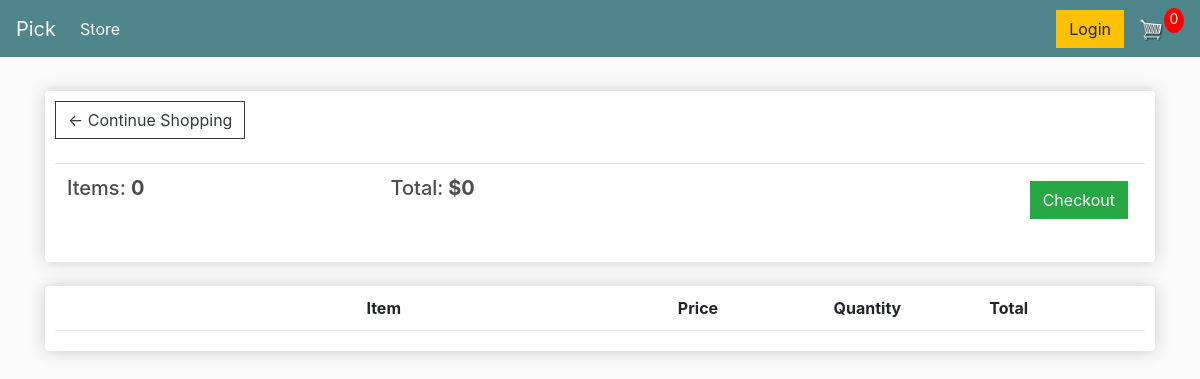
The page /cart/ (signed in) on the database as committed earlier.
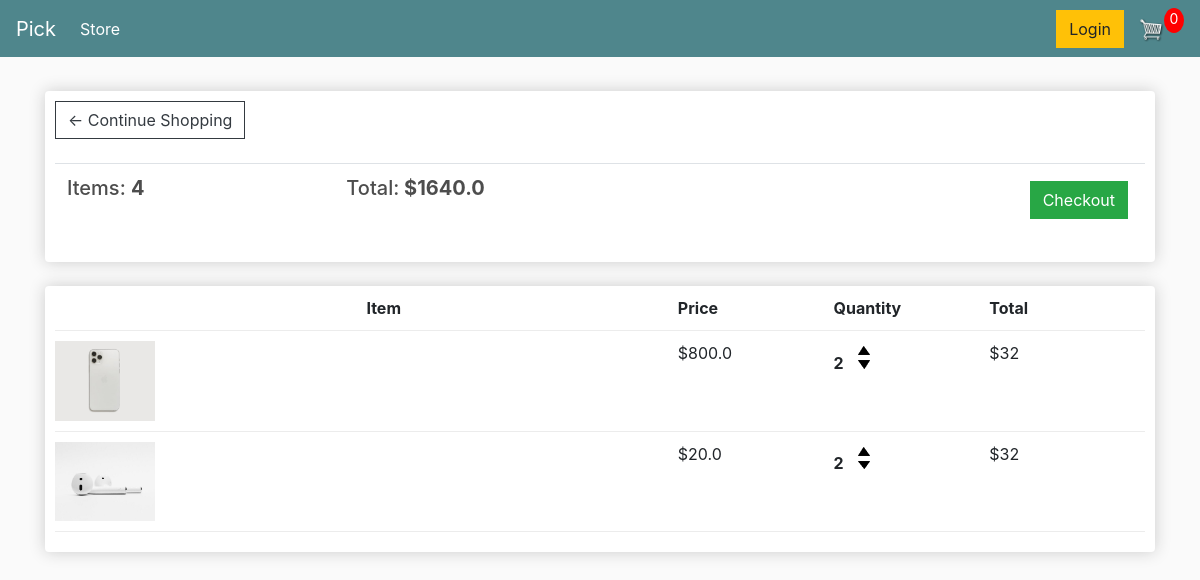
The same page on the database as committed later.
### pick/models.py (models this page shows, shortened)
class Order(models.Model):
    customer = models.ForeignKey(Customer, on_delete=models.SET_NULL, null=True, blank=True)
    date_ordered = models.DateTimeField(auto_now_add=True)
    completed = models.BooleanField(default=False)
    transaction_id = models.CharField(max_length=200, null=True)
    @property
    def get_cart_total(self):
        orderitems = self.orderitem_set.all()
        total = sum([item.get_total for item in orderitems])
        return total
    @property
    def get_cart_items(self):
        orderitems = self.orderitem_set.all()
        total = sum([item.quantity for item in orderitems])
        return total

class OrderItem(models.Model):
    product = models.ForeignKey(Product, on_delete=models.SET_NULL, null=True)
    order = models.ForeignKey(Order, on_delete=models.SET_NULL, null=True)
    quantity = models.IntegerField(default=0, blank=True, null=True)
    date_added = models.DateTimeField(auto_now_add=True)
    @property
    def get_total(self):
        total = self.product.price * self.quantity
        return total

class Product(models.Model):
    name = models.CharField(max_length=200)
    price = models.FloatField()
    digital = models.BooleanField(default=False, null=True, blank=True)
    image = models.ImageField(blank=True, default='placeholder.png', upload_to='images/')
    @property
    def imageUrl(self):
        try:
            url = self.image.url
        except:
            url = ''
        return url

### pick/views.py (the view)
# urls.py: path('cart/', views.cart, name='cart'),
def cart(request):
    if request.user.is_authenticated:
        customer = request.user.customer
        order, created = Order.objects.get_or_create(customer=customer, completed=False)
        items = order.orderitem_set.all()
    else:
        items = []
        order = {'get_cart_total':0, 'get_cart_item':0}
    context = {'items': items, 'order': order}
    return render(request, 'pick/cart.html', context)

### pick/templates/pick/cart.html
{% extends 'pick/main.html' %}
{% load static %}
{% block content %}
	<div class="row">
		<div class="col-lg-12">
			<div class="box-element">
				<a  class="btn btn-outline-dark" href="{% url 'store' %}">&#x2190; Continue Shopping</a>
				<br>
				<br>
				<table class="table">
					<tr>
						<th><h5>Items: <strong>{{order.get_cart_items}}</strong></h5></th>
						<th><h5>Total:<strong> ${{order.get_cart_total}}</strong></h5></th>
						<th>
							<a  style="float:right; margin:5px;" class="btn btn-success" href="{% url 'checkout' %}">Checkout</a>
						</th>
					</tr>
				</table>
			</div>
			<br>
			<div class="box-element">
				<div class="cart-row">
					<div style="flex:2"></div>
					<div style="flex:2"><strong>Item</strong></div>
					<div style="flex:1"><strong>Price</strong></div>
					<div style="flex:1"><strong>Quantity</strong></div>
					<div style="flex:1"><strong>Total</strong></div>
				</div>
				{% for item in items %}
				<div class="cart-row">
					<div style="flex:2"><img class="row-image" src="{{item.product.imageUrl}}"></div>
					<div style="flex:2"><p>{{item.productname}}</p></div>
					<div style="flex:1"><p>${{item.product.price}}</p></div>
					<div style="flex:1">
						<p class="quantity">{{item.quantity}}</p>
						<div class="quantity">
							<img class="chg-quantity" src="{% static  'images/arrow-up.png' %}">
							<img class="chg-quantity" src="{% static  'images/arrow-down.png' %}">
						</div>
					</div>
					<div style="flex:1"><p>$32</p></div>
				</div>
				{% endfor %}
			</div>
		</div>
	</div>
{% endblock content %}

### pick/templates/pick/main.html (shortened to what this page needs)
<!DOCTYPE html>
{% load static %}
<html>
<head>
	<link rel="stylesheet" href="https://stackpath.bootstrapcdn.com/bootstrap/4.4.1/css/bootstrap.min.css">
	<link rel="stylesheet" type="text/css" href="{% static 'css/main.css' %}">
</head>
<body>
	<nav class="navbar navbar-expand-lg navbar-dark bg-dark">
	  <a class="navbar-brand" href="{% url 'store' %}">Pick</a>
	  <div class="collapse navbar-collapse" id="navbarSupportedContent">
	    <ul class="navbar-nav mr-auto">
	      <li class="nav-item active">
	        <a class="nav-link" href="{% url 'store' %}">Store <span class="sr-only">(current)</span></a>
	      </li>
	    </ul>
	    <div class="form-inline my-2 my-lg-0">
	     	<a href="#"class="btn btn-warning">Login</a>
	     	<a href="{% url 'cart' %}">
	    		<img  id="cart-icon" src="{% static 'images/cart.png' %}">
	    	</a>
	    	<p id="cart-total">0</p>
	    </div>
	  </div>
	</nav>
     <div class="container">
            <br>
            {% block content %}
            {% endblock content %}
         </div>
</body>
</html>

### static/css/main.css (style rules this page uses)
body { background-color: hsl(0, 0%, 98%); }
h1,h2,h3,h4,h5,h6 { color:hsl(0, 0%, 30%); }
.box-element { box-shadow:hsl(0, 0%, 80%) 0 0 16px; background-color: #fff; border-radius: 4px; padding: 10px; }
.bg-dark { background-color: #4f868c!important; }
#cart-icon { width:25px; display: inline-block; margin-left: 15px; }
#cart-total { display: block; text-align: center; color:#fff; background-color: red; width: 20px; height: 25px; border-radius: 50%; font-size: 14px; }
.col-lg-4, .col-lg-6, .col-lg-8, .col-lg-12 { margin-top: 10px; }
.btn { border-radius: 0; }
.row-image { width: 100px; }
.cart-row { display: flex; align-items: flex-stretch; padding-bottom: 10px; margin-bottom: 10px; border-bottom: 1px solid #ececec; }
.quantity { display: inline-block; font-weight: 700; padding-right:10px; }
.chg-quantity { width: 12px; cursor: pointer; display: block; margin-top: 5px; transition:.1s; }

Rows that differ between the two databases and show on the page:
removed Order: get_cart_items "0", get_cart_total "0"
added Order: get_cart_items "4", get_cart_total "1640.0"
added OrderItem: product.imageUrl (picture), product.price "800.0", quantity "2"
added OrderItem: product.imageUrl (picture), product.price "20.0", quantity "2"
